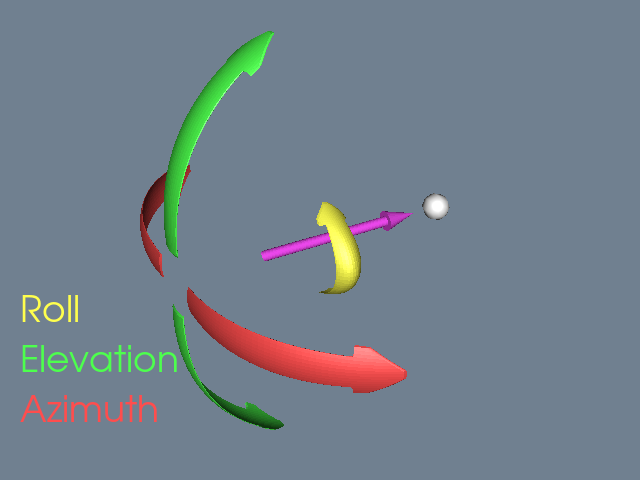

Source code (Python):
#!/usr/bin/env python

# Illustrate camera movement around the focal point (azimuth, elevation, roll).

# Factory overrides: importing these modules registers the OpenGL rendering
# and interaction style implementations for vtkRenderingCore factory classes.
import vtkmodules.vtkInteractionStyle  # noqa: F401
import vtkmodules.vtkRenderingFreeType  # noqa: F401
import vtkmodules.vtkRenderingOpenGL2  # noqa: F401

# VTK pipeline classes used in this example
from vtkmodules.vtkCommonCore import vtkPoints
from vtkmodules.vtkCommonDataModel import (
    vtkCellArray,
    vtkPolyData,
)
from vtkmodules.vtkCommonTransforms import vtkTransform
from vtkmodules.vtkFiltersCore import (
    vtkAppendFilter,
    vtkContourFilter,
)
from vtkmodules.vtkFiltersGeneral import (
    vtkTransformFilter,
    vtkTransformPolyDataFilter,
    vtkWarpTo,
)
from vtkmodules.vtkFiltersHybrid import vtkImplicitModeller
from vtkmodules.vtkFiltersModeling import vtkRotationalExtrusionFilter
from vtkmodules.vtkFiltersSources import (
    vtkConeSource,
    vtkCubeSource,
    vtkSphereSource,
)
from vtkmodules.vtkRenderingCore import (
    vtkDataSetMapper,
    vtkPolyDataMapper,
    vtkRenderWindow,
    vtkRenderWindowInteractor,
    vtkRenderer,
    vtkTextActor,
)
from vtkmodules.vtkRenderingLOD import vtkLODActor

# Colors (normalized RGB)
azimuth_color = (1.000, 0.302, 0.302)
elevation_color = (0.302, 1.000, 0.302)
roll_color = (1.000, 1.000, 0.302)
spike_color = (1.000, 0.302, 1.000)
slate_gray = (0.439, 0.502, 0.565)
white = (1.000, 1.000, 1.000)

# Source: camera model — cone lens + cube body
cam_cone = vtkConeSource()
cam_cone.SetHeight(1.5)
cam_cone.SetResolution(12)
cam_cone.SetRadius(0.4)

cam_cube = vtkCubeSource()
cam_cube.SetXLength(1.5)
cam_cube.SetZLength(0.8)
cam_cube.SetCenter(0.4, 0, 0)

cam_append = vtkAppendFilter()
cam_append.AddInputConnection(cam_cube.GetOutputPort())
cam_append.AddInputConnection(cam_cone.GetOutputPort())

cam_mapper = vtkPolyDataMapper()
cam_mapper.SetInputConnection(cam_append.GetOutputPort())

cam_actor = vtkLODActor()
cam_actor.SetMapper(cam_mapper)
cam_actor.SetScale(2, 2, 2)

# Arrow profile: polygon for implicit modelling
arrow_pd = vtkPolyData()
arrow_pts = vtkPoints()
arrow_pts.InsertNextPoint(0, 1, 0)
arrow_pts.InsertNextPoint(8, 1, 0)
arrow_pts.InsertNextPoint(8, 2, 0)
arrow_pts.InsertNextPoint(10, 0.01, 0)
arrow_pts.InsertNextPoint(8, -2, 0)
arrow_pts.InsertNextPoint(8, -1, 0)
arrow_pts.InsertNextPoint(0, -1, 0)
arrow_ca = vtkCellArray()
arrow_ca.InsertNextCell(7)
for pid in range(7):
    arrow_ca.InsertCellPoint(pid)
arrow_pd.SetPoints(arrow_pts)
arrow_pd.SetPolys(arrow_ca)

# Arrow outline: polyline for rotational extrusion (DOP spike)
arrow_pd2 = vtkPolyData()
arrow_pts2 = vtkPoints()
arrow_pts2.InsertNextPoint(0, 1, 0)
arrow_pts2.InsertNextPoint(8, 1, 0)
arrow_pts2.InsertNextPoint(8, 2, 0)
arrow_pts2.InsertNextPoint(10, 0.01, 0)
arrow_ca2 = vtkCellArray()
arrow_ca2.InsertNextCell(4)
for pid in range(4):
    arrow_ca2.InsertCellPoint(pid)
arrow_pd2.SetPoints(arrow_pts2)
arrow_pd2.SetLines(arrow_ca2)

# Filter: implicit model of the arrow shape
arrow_im = vtkImplicitModeller()
arrow_im.SetInputData(arrow_pd)
arrow_im.SetSampleDimensions(50, 20, 8)

# Filter: extract isosurface from the implicit model
arrow_cf = vtkContourFilter()
arrow_cf.SetInputConnection(arrow_im.GetOutputPort())
arrow_cf.SetValue(0, 0.2)

# Filter: warp the contour into a curved arrow
arrow_wt = vtkWarpTo()
arrow_wt.SetInputConnection(arrow_cf.GetOutputPort())
arrow_wt.SetPosition(5, 0, 5)
arrow_wt.SetScaleFactor(0.85)
arrow_wt.AbsoluteOn()

# Transform: rotate and scale the curved arrow
arrow_t = vtkTransform()
arrow_t.RotateY(60)
arrow_t.Translate(-1.33198, 0, -1.479)
arrow_t.Scale(1, 0.5, 1)

arrow_tf = vtkTransformFilter()
arrow_tf.SetInputConnection(arrow_wt.GetOutputPort())
arrow_tf.SetTransform(arrow_t)

arrow_mapper = vtkDataSetMapper()
arrow_mapper.SetInputConnection(arrow_tf.GetOutputPort())
arrow_mapper.ScalarVisibilityOff()

# Actor: azimuth arrow 1
a1_actor = vtkLODActor()
a1_actor.SetMapper(arrow_mapper)
a1_actor.RotateZ(180)
a1_actor.SetPosition(1, 0, -1)
a1_actor.GetProperty().SetColor(azimuth_color)
a1_actor.GetProperty().SetSpecularColor(white)
a1_actor.GetProperty().SetSpecular(0.3)
a1_actor.GetProperty().SetSpecularPower(20)
a1_actor.GetProperty().SetAmbient(0.2)
a1_actor.GetProperty().SetDiffuse(0.8)

# Actor: azimuth arrow 2
a2_actor = vtkLODActor()
a2_actor.SetMapper(arrow_mapper)
a2_actor.RotateZ(180)
a2_actor.RotateX(180)
a2_actor.SetPosition(1, 0, 1)
a2_actor.GetProperty().SetColor(azimuth_color)
a2_actor.GetProperty().SetSpecularColor(white)
a2_actor.GetProperty().SetSpecular(0.3)
a2_actor.GetProperty().SetSpecularPower(20)
a2_actor.GetProperty().SetAmbient(0.2)
a2_actor.GetProperty().SetDiffuse(0.8)

# Actor: elevation arrow 1
a3_actor = vtkLODActor()
a3_actor.SetMapper(arrow_mapper)
a3_actor.RotateZ(180)
a3_actor.RotateX(90)
a3_actor.SetPosition(1, -1, 0)
a3_actor.GetProperty().SetColor(elevation_color)
a3_actor.GetProperty().SetSpecularColor(white)
a3_actor.GetProperty().SetSpecular(0.3)
a3_actor.GetProperty().SetSpecularPower(20)
a3_actor.GetProperty().SetAmbient(0.2)
a3_actor.GetProperty().SetDiffuse(0.8)

# Actor: elevation arrow 2
a4_actor = vtkLODActor()
a4_actor.SetMapper(arrow_mapper)
a4_actor.RotateZ(180)
a4_actor.RotateX(-90)
a4_actor.SetPosition(1, 1, 0)
a4_actor.GetProperty().SetColor(elevation_color)
a4_actor.GetProperty().SetSpecularColor(white)
a4_actor.GetProperty().SetSpecular(0.3)
a4_actor.GetProperty().SetSpecularPower(20)
a4_actor.GetProperty().SetAmbient(0.2)
a4_actor.GetProperty().SetDiffuse(0.8)

# DOP spike: rotational extrusion of arrow outline
arrow_t2 = vtkTransform()
arrow_t2.Scale(1, 0.6, 1)
arrow_t2.RotateY(90)

arrow_tf2 = vtkTransformPolyDataFilter()
arrow_tf2.SetInputData(arrow_pd2)
arrow_tf2.SetTransform(arrow_t2)

arrow_ref = vtkRotationalExtrusionFilter()
arrow_ref.SetInputConnection(arrow_tf2.GetOutputPort())
arrow_ref.CappingOff()
arrow_ref.SetResolution(30)

spike_mapper = vtkPolyDataMapper()
spike_mapper.SetInputConnection(arrow_ref.GetOutputPort())

# Actor: direction-of-projection spike
a5_actor = vtkLODActor()
a5_actor.SetMapper(spike_mapper)
a5_actor.SetScale(0.3, 0.3, 0.6)
a5_actor.RotateY(90)
a5_actor.SetPosition(-2, 0, 0)
a5_actor.GetProperty().SetColor(spike_color)
a5_actor.GetProperty().SetAmbient(0.2)
a5_actor.GetProperty().SetDiffuse(0.8)

# Source: focal point sphere
fp_source = vtkSphereSource()
fp_source.SetRadius(0.5)

fp_mapper = vtkPolyDataMapper()
fp_mapper.SetInputConnection(fp_source.GetOutputPort())

fp_actor = vtkLODActor()
fp_actor.SetMapper(fp_mapper)
fp_actor.SetPosition(-9, 0, 0)
fp_actor.GetProperty().SetSpecularColor(white)
fp_actor.GetProperty().SetSpecular(0.3)
fp_actor.GetProperty().SetAmbient(0.2)
fp_actor.GetProperty().SetDiffuse(0.8)
fp_actor.GetProperty().SetSpecularPower(20)

# Roll arrows: warp the contour into tighter curve
arrow_wt2 = vtkWarpTo()
arrow_wt2.SetInputConnection(arrow_cf.GetOutputPort())
arrow_wt2.SetPosition(5, 0, 2.5)
arrow_wt2.SetScaleFactor(0.95)
arrow_wt2.AbsoluteOn()

arrow_t3 = vtkTransform()
arrow_t3.Translate(-2.50358, 0, -1.70408)
arrow_t3.Scale(0.5, 0.3, 1)

arrow_tf3 = vtkTransformFilter()
arrow_tf3.SetInputConnection(arrow_wt2.GetOutputPort())
arrow_tf3.SetTransform(arrow_t3)

arrow_mapper2 = vtkDataSetMapper()
arrow_mapper2.SetInputConnection(arrow_tf3.GetOutputPort())
arrow_mapper2.ScalarVisibilityOff()

# Actor: roll arrow
a6_actor = vtkLODActor()
a6_actor.SetMapper(arrow_mapper2)
a6_actor.RotateZ(90)
a6_actor.SetPosition(-4, 0, 0)
a6_actor.SetScale(1.5, 1.5, 1.5)
a6_actor.GetProperty().SetColor(roll_color)
a6_actor.GetProperty().SetSpecularColor(white)
a6_actor.GetProperty().SetSpecular(0.3)
a6_actor.GetProperty().SetSpecularPower(20)
a6_actor.GetProperty().SetAmbient(0.2)
a6_actor.GetProperty().SetDiffuse(0.8)

# Renderer: assemble the scene and configure the camera
renderer = vtkRenderer()
renderer.AddActor(cam_actor)
renderer.AddActor(a1_actor)
renderer.AddActor(a2_actor)
renderer.AddActor(a3_actor)
renderer.AddActor(a4_actor)
renderer.AddActor(a5_actor)
renderer.AddActor(a6_actor)
renderer.AddActor(fp_actor)
renderer.SetBackground(slate_gray)

renderer.ResetCamera()
camera = renderer.GetActiveCamera()
camera.Azimuth(150)
camera.Elevation(30)
camera.Dolly(1.5)
renderer.ResetCameraClippingRange()

# Text: label for azimuth
text_azimuth = vtkTextActor()
text_azimuth.SetInput("Azimuth")
tp = text_azimuth.GetTextProperty()
tp.SetFontFamilyToArial()
tp.ShadowOff()
tp.SetLineSpacing(1.0)
tp.SetFontSize(36)
tp.SetColor(azimuth_color)
text_azimuth.SetDisplayPosition(20, 50)
renderer.AddViewProp(text_azimuth)

# Text: label for elevation
text_elevation = vtkTextActor()
text_elevation.SetInput("Elevation")
tp2 = text_elevation.GetTextProperty()
tp2.SetFontFamilyToArial()
tp2.ShadowOff()
tp2.SetLineSpacing(1.0)
tp2.SetFontSize(36)
tp2.SetColor(elevation_color)
text_elevation.SetDisplayPosition(20, 100)
renderer.AddViewProp(text_elevation)

# Text: label for roll
text_roll = vtkTextActor()
text_roll.SetInput("Roll")
tp3 = text_roll.GetTextProperty()
tp3.SetFontFamilyToArial()
tp3.ShadowOff()
tp3.SetLineSpacing(1.0)
tp3.SetFontSize(36)
tp3.SetColor(roll_color)
text_roll.SetDisplayPosition(20, 150)
renderer.AddViewProp(text_roll)

# Window: display the rendered scene
render_window = vtkRenderWindow()
render_window.AddRenderer(renderer)
render_window.SetWindowName("camera orbit focal point")
render_window.SetMultiSamples(0)
render_window.SetSize(640, 480)

# Interactor: handle mouse and keyboard events
render_window_interactor = vtkRenderWindowInteractor()
render_window_interactor.SetRenderWindow(render_window)

# Launch the interactive visualization
render_window_interactor.Initialize()
render_window_interactor.Start()
